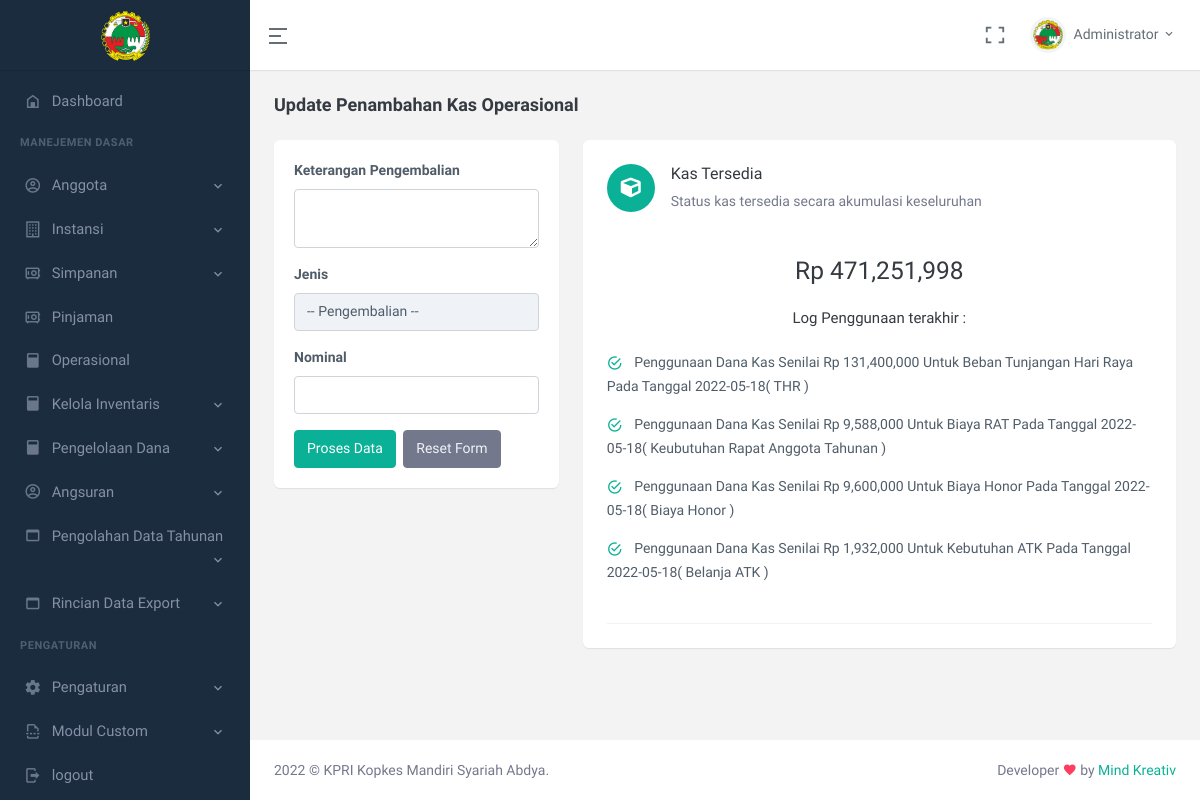
The app's page /index.php/c_operasional/cash_in, older data.
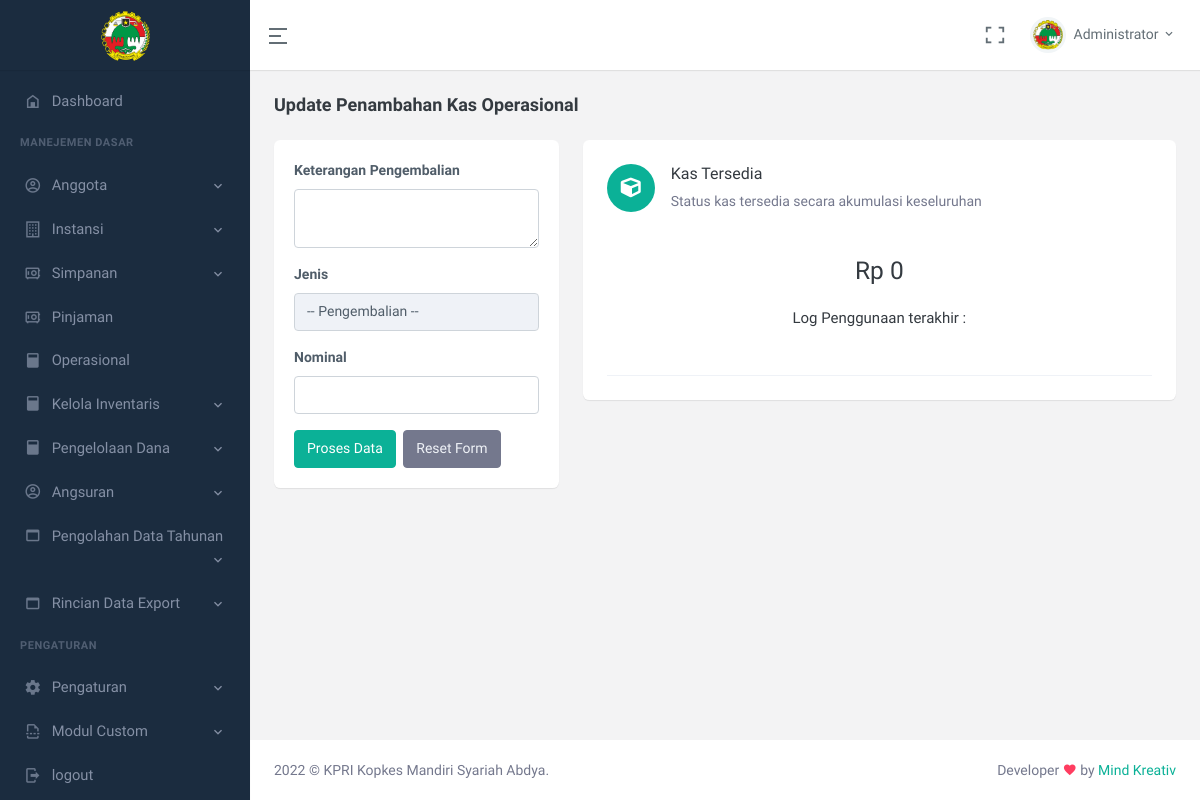
The same page, newer data.
### tables this page shows
CREATE TABLE `log_operasional` (
  `id` int(11) NOT NULL,
  `nominal` double NOT NULL,
  `jenis` tinyint(4) NOT NULL,
  `keterangan` text NOT NULL,
  `last_update` date NOT NULL
);

### application/views/main.php (called while the page is built, shortened)
<?php
$this->load->view('part/header.php');
$this->load->view($page);
 ?>

### application/controllers/C_Operasional.php (called while the page is built, shortened)
<?php
class C_Operasional extends CI_Controller{
  public function __construct()
  {
    $this->load->library('form_validation');
    $this->load->model(array(
      'Data_Operasional/M_update' => 'mu',
      'Data_Operasional/M_function' => 'mf',
    ));
    $this->load->library(array('Curency_indo_helper' => 'conv'));
    $this->load->helper('tgl_indo');
  }
  function cash_in()
  {
    $load = array(
      'kas'   => $this->mf->get_brangkas()->row(),
      'logs' => $this->mf->log_last_operasional_limit()->result(),
    );
    $data = array(
      'js'      =>  '',
      'title'   =>  'Update Penambahan Kas Operasional',
      'action'  => 'p_cash_in',
      'kas'     =>  $this->conv->convRupiah($load['kas']->kas),
      'logs'     =>  $load['logs'],
      'page'    =>  'page/operasional/fitur'
    );
    $this->load->view('main', $data);
  }
}

### index.php (called while the page is built, shortened)
<?php
require_once BASEPATH.'core/CodeIgniter.php';

### application/models/Data_Operasional/M_function.php (called while the page is built, shortened)
<?php
class M_function extends CI_Model{
  function log_last_operasional_limit()
  {
    $this->db->order_by('id','DESC');
    return $this->db->get('log_operasional', 4);
  }
  function get_brangkas()
  {
    return $this->db->get('tb_brangkas');
  }
}

### application/views/page/operasional/fitur.php (the view, shortened to what this page needs)
<div class="page-content">
  <div class="container-fluid">
    <div class="row">
      <div class="col-12">
        <div class="page-title-box d-sm-flex align-items-center justify-content-between">
          <h4 class="mb-sm-0"><?= $title ?></h4>
        </div>
      </div>
    </div>
    <div class="row">
      <div class="col-xl-4">
    <div class="card">
        <div class="card-body">
            <form method="post" action="<?= base_url('operasional/').$action ?>" class="custom-validation">
              <div class="row">
                <div class="mb-3 col-xl-12">
                  <label class="form-label">Keterangan <?php if ($action == 'p_cash_in') { echo "Pengembalian"; }else { echo "Penggunaan"; } ?></label>
                  <div>
                  <textarea name="keterangan" class="form-control" rows="2" cols="80"></textarea>
                  </div>
                </div>
                <div class="mb-3 col-xl-12">
                  <label class="form-label">Jenis</label>
                  <div>
                    <?php if ($action == 'p_cash_in') { ?>
                      <select class="form-control" name="jenis" readonly>
                          <option selected value="5">-- Pengembalian --</option>
                      </select>
                    <?php }else {?>
                      <select class="form-control" name="" readonly>
                          <option selected value="0">-- Inventaris --</option>
                      </select>
                    <?php } ?>
                  </div>
                </div>
                <div class="mb-3 col-xl-12">
                  <label class="form-label">Nominal</label>
                  <div>
                    <input type="text"class="form-control uang" name="nominal"/>
                  </div>
                </div>
                <div>
                    <div>
                        <button type="submit" class="btn btn-primary waves-effect waves-light me-1">
                            Proses Data
                        </button>
                        <button type="reset" class="btn btn-secondary waves-effect">
                            Reset Form
                        </button>
                    </div>
                </div>
                </div>
            </form>
        </div>
    </div>
  </div>
<?php if ($action != 'p_out_inventaris') {?>
  <div class="col-xl-8">
        <div class="card">
            <div class="card-body p-4">
                <div class="d-flex mb-1">
                    <div class="flex-shrink-0 me-3">
                        <div class="avatar-sm">
                            <span class="avatar-title rounded-circle bg-primary">
                                <i class="fas fa-cube font-size-20"></i>
                            </span>
                        </div>
                    </div>
                    <div class="flex-grow-1">
                        <h5 class="font-size-16">Kas Tersedia</h5>
                        <p class="text-muted">Status kas tersedia secara akumulasi keseluruhan</p>
                    </div>
                </div>
                <div class="py-4 border-bottom">
                  <h3 class="text-center mb-4"><?= $kas ?></h3>
                  <div class="plan-features mt-4">
                    <h5 class="text-center font-size-15 mb-4">Log Penggunaan terakhir  :</h5>
                    <?php foreach ($logs as $o) {
                      if ($o->jenis != 10) { ?>
                        <p><i class="mdi mdi-checkbox-marked-circle-outline font-size-16 align-middle text-primary me-2"></i> <?= $o->keterangan ?></p>
                      <?php }
                      } ?>
                    </div>
                </div>
            </div>
        </div>
    </div>
  </div>
<?php } ?>
</div>
  </div>
</div>

Row changes from the older to the newer data that the page shows:
removed log_operasional: keterangan "Penggunaan Dana Kas Senilai Rp 131,400,000 Untuk Beban Tunjangan Hari Raya Pada Tanggal 2022-05-18( THR )"
removed log_operasional: keterangan "Penggunaan Dana Kas Senilai Rp 9,588,000 Untuk Biaya RAT Pada Tanggal 2022-05-18( Keubutuhan Rapat Anggota Tahunan )"
removed log_operasional: keterangan "Penggunaan Dana Kas Senilai Rp 9,600,000 Untuk Biaya Honor Pada Tanggal 2022-05-18( Biaya Honor )"
removed log_operasional: keterangan "Penggunaan Dana Kas Senilai Rp 1,932,000 Untuk Kebutuhan ATK Pada Tanggal 2022-05-18( Belanja ATK )"
Text that changed along with them:
$kas: "Rp 471,251,998" → "Rp 0"
